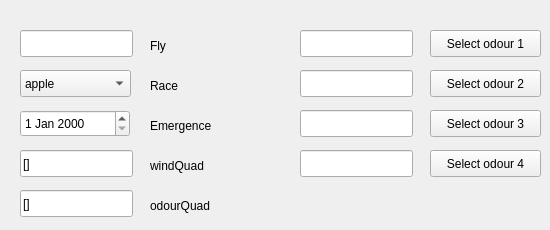
    <widget class="QWidget" name="tab_2">
     <attribute name="title">
      <string>Race</string>
     </attribute>
     <widget class="QLineEdit" name="fly">
      <property name="geometry">
       <rect>
        <x>20</x>
        <y>30</y>
        <width>113</width>
        <height>27</height>
       </rect>
      </property>
     </widget>
     <widget class="QLabel" name="label_5">
      <property name="geometry">
       <rect>
        <x>150</x>
        <y>30</y>
        <width>68</width>
        <height>31</height>
       </rect>
      </property>
      <property name="text">
       <string>Fly</string>
      </property>
     </widget>
     <widget class="QLabel" name="label_6">
      <property name="geometry">
       <rect>
        <x>150</x>
        <y>70</y>
        <width>68</width>
        <height>31</height>
       </rect>
      </property>
      <property name="text">
       <string>Race</string>
      </property>
     </widget>
     <widget class="QDateEdit" name="emergence">
      <property name="geometry">
       <rect>
        <x>20</x>
        <y>110</y>
        <width>110</width>
        <height>27</height>
       </rect>
      </property>
     </widget>
     <widget class="QLabel" name="label_7">
      <property name="geometry">
       <rect>
        <x>150</x>
        <y>110</y>
        <width>81</width>
        <height>31</height>
       </rect>
      </property>
      <property name="text">
       <string>Emergence</string>
      </property>
     </widget>
     <widget class="QLineEdit" name="windQuad">
      <property name="geometry">
       <rect>
        <x>20</x>
        <y>150</y>
        <width>113</width>
        <height>27</height>
       </rect>
      </property>
      <property name="toolTip">
       <string>&lt;html&gt;&lt;head/&gt;&lt;body&gt;&lt;p&gt;Add &lt;span style=&quot; font-weight:600;&quot;&gt;4 &lt;/span&gt;items&lt;/p&gt;&lt;p&gt;[0, 0, 0, 0]&lt;/p&gt;&lt;/body&gt;&lt;/html&gt;</string>
      </property>
      <property name="text">
       <string>[]</string>
      </property>
     </widget>
     <widget class="QLabel" name="label_8">
      <property name="geometry">
       <rect>
        <x>150</x>
        <y>150</y>
        <width>71</width>
        <height>31</height>
       </rect>
      </property>
      <property name="text">
       <string>windQuad</string>
      </property>
     </widget>
     <widget class="QLabel" name="label_9">
      <property name="geometry">
       <rect>
        <x>150</x>
        <y>190</y>
        <width>81</width>
        <height>31</height>
       </rect>
      </property>
      <property name="text">
       <string>odourQuad</string>
      </property>
     </widget>
     <widget class="QLineEdit" name="odourQuad">
      <property name="geometry">
       <rect>
        <x>20</x>
        <y>190</y>
        <width>113</width>
        <height>27</height>
       </rect>
      </property>
      <property name="toolTip">
       <string>&lt;html&gt;&lt;head/&gt;&lt;body&gt;&lt;p&gt;Add &lt;span style=&quot; font-weight:600;&quot;&gt;4 &lt;/span&gt;items&lt;/p&gt;&lt;p&gt;[0, 0, 0, 0]&lt;/p&gt;&lt;/body&gt;&lt;/html&gt;</string>
      </property>
      <property name="text">
       <string>[]</string>
      </property>
     </widget>
     <widget class="QLineEdit" name="odour1">
      <property name="geometry">
       <rect>
        <x>300</x>
        <y>30</y>
        <width>113</width>
        <height>27</height>
       </rect>
      </property>
     </widget>
     <widget class="QPushButton" name="odourBtn1">
      <property name="geometry">
       <rect>
        <x>430</x>
        <y>30</y>
        <width>111</width>
        <height>27</height>
       </rect>
      </property>
      <property name="text">
       <string>Select odour 1</string>
      </property>
     </widget>
     <widget class="QLineEdit" name="odour2">
      <property name="geometry">
       <rect>
        <x>300</x>
        <y>70</y>
        <width>113</width>
        <height>27</height>
       </rect>
      </property>
     </widget>
     <widget class="QPushButton" name="odourBtn2">
      <property name="geometry">
       <rect>
        <x>430</x>
        <y>70</y>
        <width>111</width>
        <height>27</height>
       </rect>
      </property>
      <property name="text">
       <string>Select odour 2</string>
      </property>
     </widget>
     <widget class="QLineEdit" name="odour3">
      <property name="geometry">
       <rect>
        <x>300</x>
        <y>110</y>
        <width>113</width>
        <height>27</height>
       </rect>
      </property>
     </widget>
     <widget class="QPushButton" name="odourBtn3">
      <property name="geometry">
       <rect>
        <x>430</x>
        <y>110</y>
        <width>111</width>
        <height>27</height>
       </rect>
      </property>
      <property name="text">
       <string>Select odour 3</string>
      </property>
     </widget>
     <widget class="QLineEdit" name="odour4">
      <property name="geometry">
       <rect>
        <x>300</x>
        <y>150</y>
        <width>113</width>
        <height>27</height>
       </rect>
      </property>
     </widget>
     <widget class="QPushButton" name="odourBtn4">
      <property name="geometry">
       <rect>
        <x>430</x>
        <y>150</y>
        <width>111</width>
        <height>27</height>
       </rect>
      </property>
      <property name="text">
       <string>Select odour 4</string>
      </property>
     </widget>
     <widget class="QComboBox" name="race">
      <property name="geometry">
       <rect>
        <x>20</x>
        <y>70</y>
        <width>111</width>
        <height>27</height>
       </rect>
      </property>
      <item>
       <property name="text">
        <string>apple</string>
       </property>
      </item>
      <item>
       <property name="text">
        <string>hawthorn</string>
       </property>
      </item>
      <item>
       <property name="text">
        <string>unknown</string>
       </property>
      </item>
     </widget>
    </widget>
